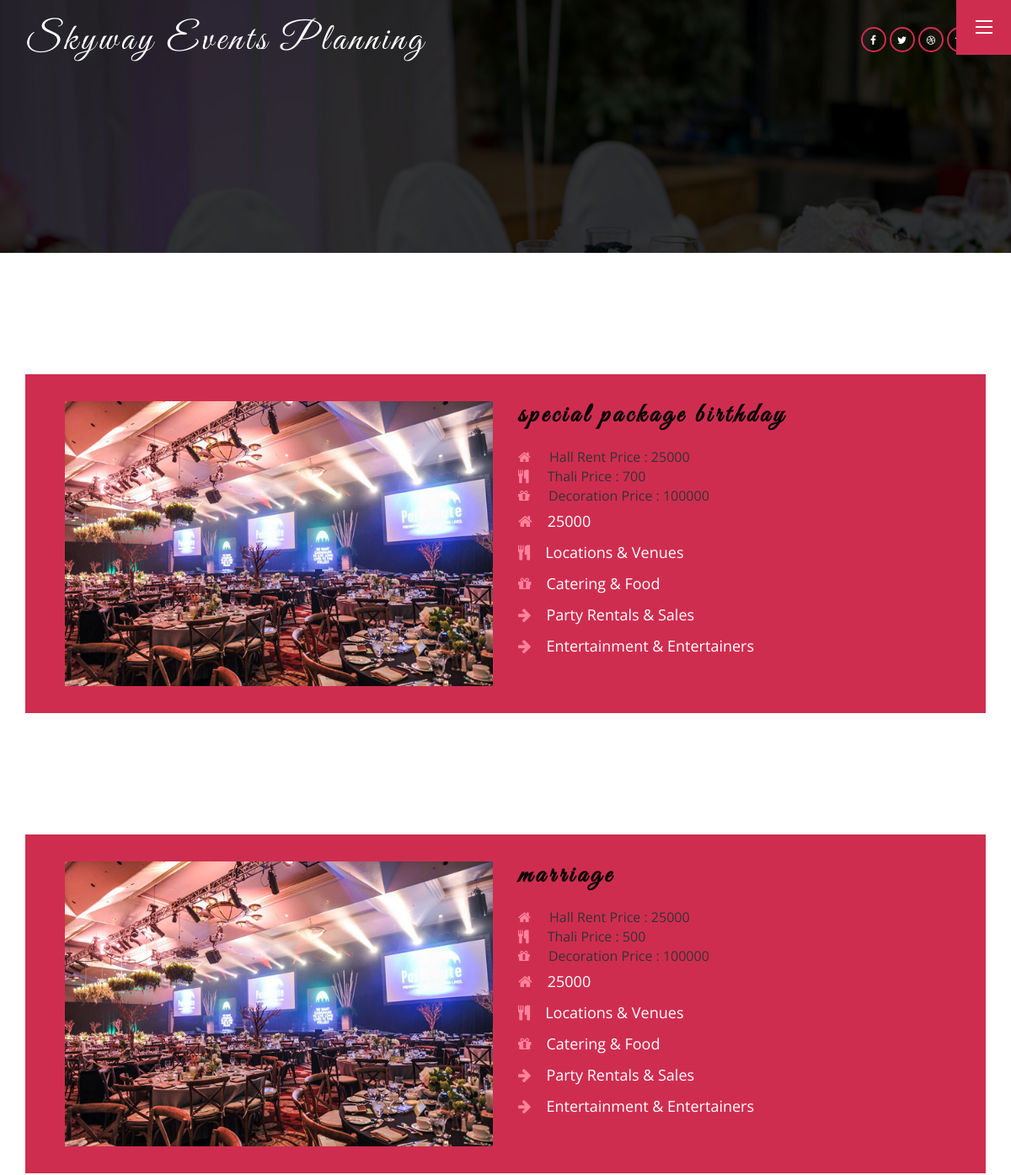
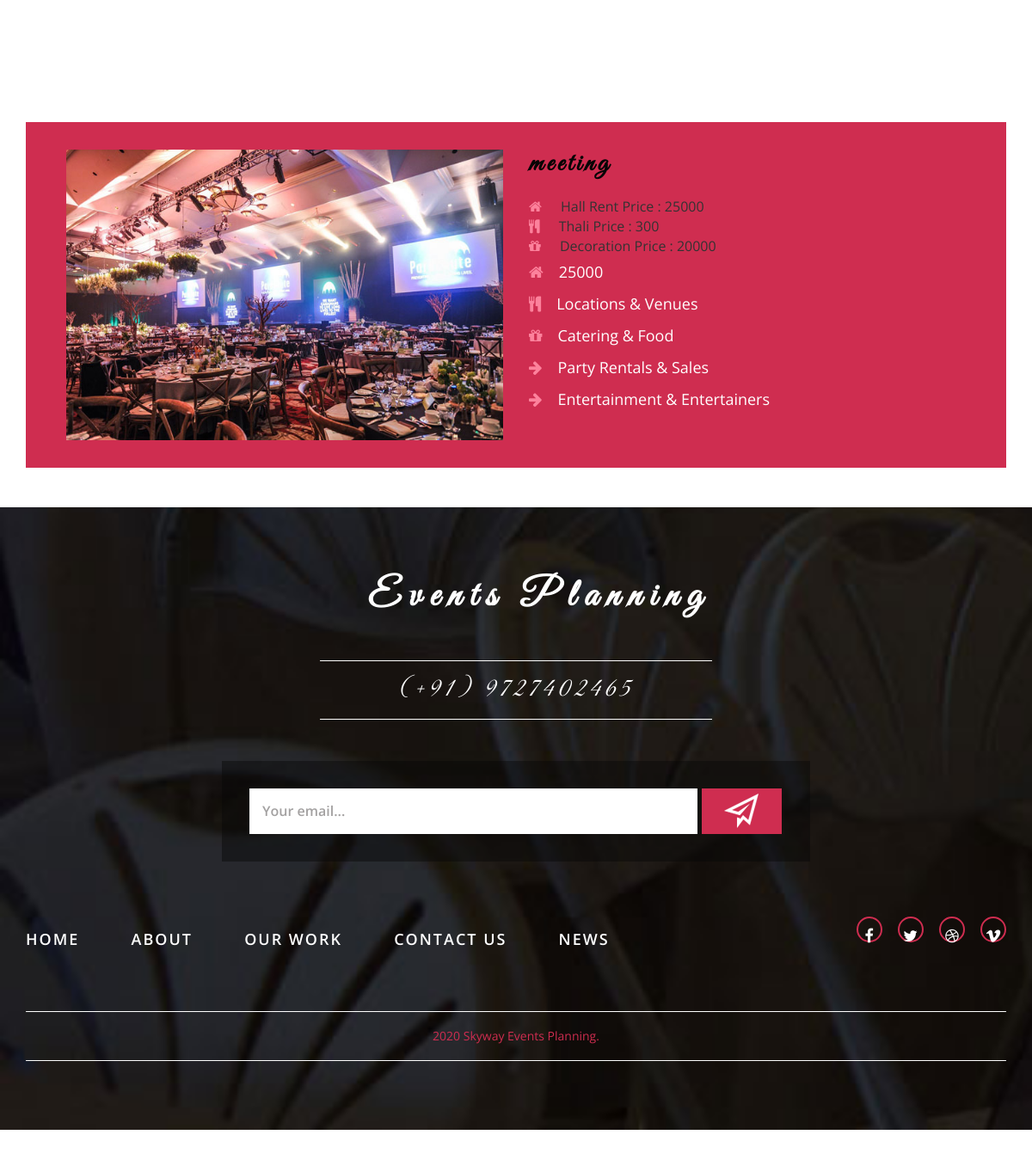
The page /meeting.php on the database its author committed (2 pictures, top to bottom).
### tables this page shows
CREATE TABLE `packages` (
  `package_id` int(11) NOT NULL,
  `pname` varchar(50) NOT NULL,
  `tname` varchar(50) NOT NULL,
  `tprice` int(20) NOT NULL,
  `dprice` int(20) NOT NULL,
  `pdescription` longtext NOT NULL,
  `hprice` int(20) NOT NULL,
  `etype` varchar(20) NOT NULL,
  `pimg` varchar(50) NOT NULL
);

### meeting.php (the view, shortened to what this page needs)
<?php include "include/header.php" ?>
<?php include "include/headfoot.php" ?>
<?php
         $connection = mysqli_connect("localhost","root","","event");
  $query ="select * from packages";
  $query_run =mysqli_query($connection,$query);
  while ($row=mysqli_fetch_array($query_run))
   {
?>
<div class="quicklinks-agile-info">
		<div class="container">
        <div class="quicklinks-agile-info-top">
					<div class="col-md-6 agile-info-top-left">
						<div class="w3agile_special_deals_grid_left_grid">
							<img src="images/10.jpg" class="img-responsive" alt="">
						</div>
					</div>
					<div class="col-md-6 agile-info-top-right">
					<h4><?php echo ($row['pname']);?></h4>
                <i class="fa fa-home"></i>   Hall Rent Price : </i> <?php echo ($row['hprice']);?></li>
                <div><i class="fas fa fa-cutlery"></i>   Thali Price :  <?php echo ($row['tprice']);?></div>
                <div><i class="fas fa fa-gift"></i>   Decoration Price :  <?php echo ($row['dprice']);?></div>
							<li><a href=""><i class="fa fa fa-home" aria-hidden="true"></i><?php echo ($row['hprice']);?></a></li>
							<li><a href="#"><i class="fas fa fa-cutlery" aria-hidden="true"></i>Locations & Venues</a></li>
							<li><a href="#"><i class="fas fa fa-gift" aria-hidden="true"></i>Catering & Food</a></li>
							<li><a href="#"><i class="fa fa-arrow-right" aria-hidden="true"></i>Party Rentals & Sales</a></li>
							<li><a href="#"><i class="fa fa-arrow-right" aria-hidden="true"></i>Entertainment & Entertainers</a></li>
					</div>
					<div class="clearfix"> </div>
				</div>
	</div>
    <?php } ?>
<?php include "include/footer.php" ?>

### css/style.css (style rules this page uses)
html, body { font-size: 100%; font-family: 'Open Sans', sans-serif; background: #ffffff; margin: 0; }
h1, h2, h3, h4, h5, h6 { font-family: 'Great Vibes', cursive; margin: 0; }
input[type="submit"], input[type="reset"], a, .w3ls_team_grid1_pos ul li, .agileits_w3layouts_service_grid { -webkit-transition: 0.5s ease-in; -moz-transition: 0.5s ease-in; -ms-transition: 0.5s ease-in; -o-transition: 0.5s ease-in; transition: 0.5s ease-in; }
.w3agile_special_deals_grid_left_grid { position: relative; overflow: hidden; }
.w3agile_special_deals_grid_left_grid img { -moz-transition: all 1s; -o-transition: all 1s; -webkit-transition: all 1s; transition: all 1s; width: 100%; }
.quicklinks-agile-info { padding: 5em 0; }
.quicklinks-agile-info-top { margin: 4em 0 0; background: #cf2d50; padding: 2em; }
.quicklinks-agile-info h4 { font-size: 2em; font-weight: 600; color: #050505; margin: 0 0 20px; letter-spacing: 4px; }
.quicklinks-agile-info li { display: block; line-height: 36px; }
.quicklinks-agile-info li a { display: inline-block; color: #fff; text-decoration: none; font-size: 18px; }
.agile-info-top-right i { padding-right: 18px; color: #fc829c; }

### css/heffect.css (style rules this page uses)
img { height: 187px; width: 290px }
a, a:hover, .pic .pic-image, .pic-caption, .pic:hover .pic-caption, .pic:hover img { -webkit-transition: all 0.5s ease; -moz-transition: all 0.5s ease; -o-transition: all 0.5s ease; -ms-transition: all 0.5s ease; transition: all 0.5s ease }

### rows shown on the page
packages: pname "special package birthday", hprice "25000", tprice "700", dprice "100000"
packages: pname "marriage", hprice "25000", tprice "500", dprice "100000"
packages: pname "meeting", hprice "25000", tprice "300", dprice "20000"
